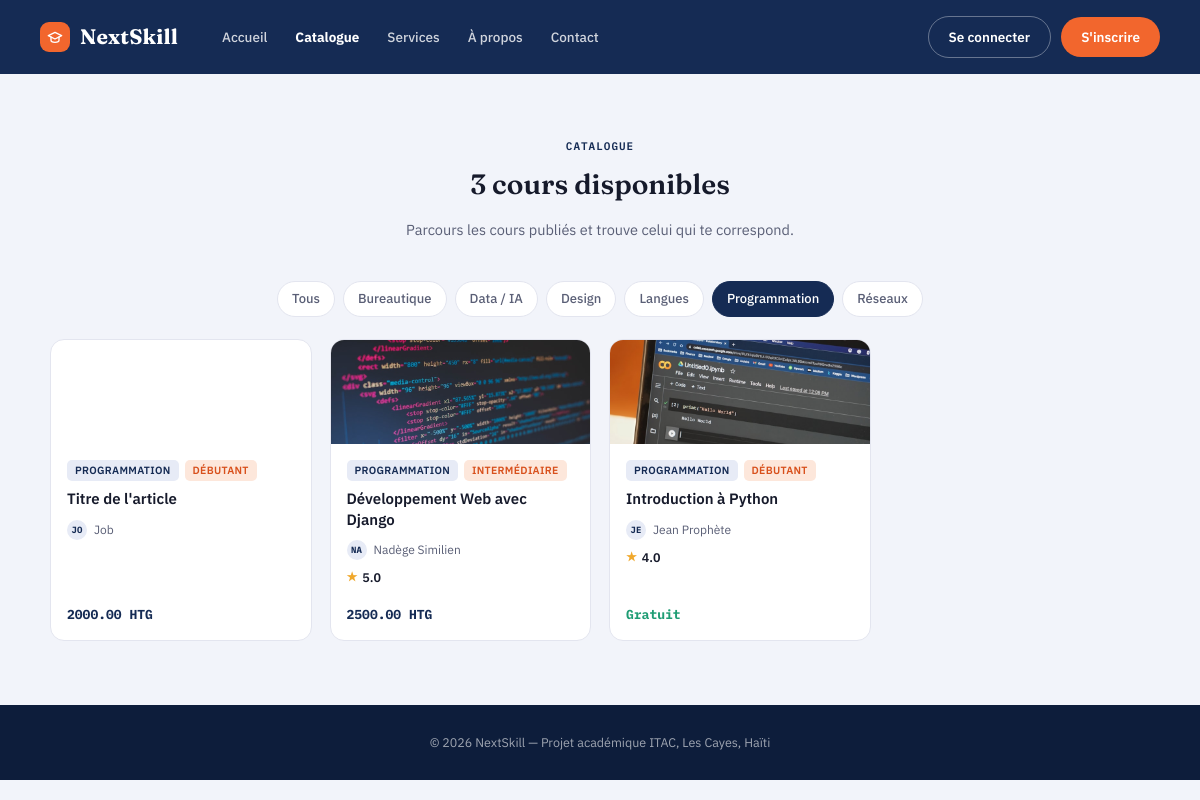
Page /catalogue/?categorie=7 on the committed database.
### courses/models.py (models this page shows, shortened)
class Categorie(models.Model):
    nom = models.CharField(max_length=100, unique=True)  # unique pour éviter les doublons de catégorie
    description = models.TextField(blank=True)  # facultative
    class Meta:
        verbose_name = "Catégorie"
        verbose_name_plural = "Catégories"
        ordering = ["nom"]  # tri alphabétique par défaut

class Cours(models.Model):
    class Niveau(models.TextChoices):  # niveau de difficulté affiché sur la fiche cours
        DEBUTANT = "debutant", "Débutant"
        INTERMEDIAIRE = "intermediaire", "Intermédiaire"
        AVANCE = "avance", "Avancé"
    class Statut(models.TextChoices):  # cycle de vie d'un cours, du brouillon à la publication
        BROUILLON = "brouillon", "Brouillon"
        EN_ATTENTE = "en_attente", "En attente de validation"  # soumis par le formateur, attend l'admin
        PUBLIE = "publie", "Publié"  # visible dans le catalogue public
        REJETE = "rejete", "Rejeté"  # refusé par l'administration
    titre = models.CharField(max_length=200)
    slug = models.SlugField(max_length=220, unique=True, blank=True)  # généré automatiquement dans save(), jamais saisi à la main
    description = models.TextField()  # obligatoire, contrairement à celle de Categorie
    niveau = models.CharField(max_length=20, choices=Niveau.choices, default=Niveau.DEBUTANT)
    langue = models.CharField(max_length=50, default="Français")
    prix = models.DecimalField(
        max_digits=8,  # jusqu'à 999999.99
        decimal_places=2,
        default=Decimal("0.00"),
        help_text="Prix du cours en gourdes. 0 = cours gratuit.",
    )
    image_couverture = models.ImageField(upload_to="cours/couvertures/", blank=True, null=True)  # affichée dans le catalogue et le détail
    statut = models.CharField(max_length=20, choices=Statut.choices, default=Statut.BROUILLON)
    date_creation = models.DateTimeField(auto_now_add=True)  # figée à la création
    date_maj = models.DateTimeField(auto_now=True)  # mise à jour à chaque save()
    formateur = models.ForeignKey(
        settings.AUTH_USER_MODEL,
        on_delete=models.CASCADE,  # si le formateur est supprimé, ses cours le sont aussi
        related_name="cours_crees",  # permet d'écrire utilisateur.cours_crees.all()
        limit_choices_to={"role": "formateur"},  # limite le champ dans l'admin aux comptes formateur
    )
    categorie = models.ForeignKey(
        Categorie,
        on_delete=models.PROTECT,  # empêche de supprimer une catégorie tant qu'un cours y est rattaché
        related_name="cours",
    )
    class Meta:
        verbose_name = "Cours"
        verbose_name_plural = "Cours"  # identique au singulier ("des cours"), sinon Django afficherait "Courss"
        ordering = ["-date_creation"]  # les plus récents en premier
    def save(self, *args, **kwargs):
        if not self.slug:  # ne régénère jamais un slug déjà existant, pour ne pas casser les URLs déjà partagées
            self.slug = slugify(self.titre)
        super().save(*args, **kwargs)  # enregistrement réel en base, délégué au parent

### accounts/models.py (models this page shows, shortened)
class Utilisateur(AbstractUser):
    class Role(models.TextChoices):  # énumération des rôles possibles (valeur stockée, libellé affiché)
        ETUDIANT = "etudiant", "Étudiant"  # rôle par défaut à l'inscription
        FORMATEUR = "formateur", "Formateur"  # crée et gère des cours
        ADMIN = "admin", "Administrateur"  # valide les cours et supervise la plateforme
    role = models.CharField(
        max_length=20,  # assez long pour contenir la plus longue valeur ("formateur")
        choices=Role.choices,  # limite les valeurs possibles aux 3 rôles définis ci-dessus
        default=Role.ETUDIANT,  # tout nouvel utilisateur est étudiant sauf indication contraire
        help_text="Détermine les permissions et l'interface affichée à l'utilisateur.",
    )
    photo_profil = models.ImageField(
        upload_to="profils/",  # sous-dossier de MEDIA_ROOT où sont stockées les photos
        blank=True,  # facultatif dans les formulaires
        null=True,  # peut être vide en base de données
    )
    bio = models.TextField(
        blank=True,  # facultatif : tous les utilisateurs n'ont pas besoin d'une bio
        help_text="Utilisé principalement pour la page publique d'un formateur.",
    )
    specialite = models.CharField(
        max_length=150,
        blank=True,  # requis uniquement pour un formateur (validé côté formulaire, pas ici)
        help_text="Domaine d'expertise du formateur (ex: Développement web, Data Science).",
    )
    date_inscription = models.DateTimeField(auto_now_add=True)  # rempli automatiquement à la création, jamais modifié ensuite
    class Meta:
        verbose_name = "Utilisateur"  # nom singulier affiché dans l'admin Django
        verbose_name_plural = "Utilisateurs"  # nom pluriel affiché dans l'admin Django
        ordering = ["-date_inscription"]  # les plus récents inscrits apparaissent en premier

### courses/views.py (the view)
# urls.py: path("catalogue/", views.catalogue, name="catalogue"),  # liste publique des cours publiés
def catalogue(request):
    cours_liste = Cours.objects.filter(statut=Cours.Statut.PUBLIE).select_related(
        "categorie", "formateur"  # évite une requête SQL par cours pour afficher sa catégorie/son formateur
    )
    categorie_id = request.GET.get("categorie")  # filtre optionnel passé en paramètre d'URL (?categorie=3)
    if categorie_id:
        cours_liste = cours_liste.filter(categorie_id=categorie_id)
    cours_liste = cours_liste.annotate(note_moyenne=Avg("avis__note"))  # calcule la moyenne des avis en une seule requête SQL
    return render(
        request,
        "courses/catalogue.html",
        {
            "cours_liste": cours_liste,
            "categories": Categorie.objects.all(),  # pour construire les filtres cliquables (chips)
            "categorie_active": categorie_id,  # pour surligner le filtre actuellement sélectionné
        },
    )

### courses/templates/courses/catalogue.html (shortened to what this page needs)
{% extends "pages/base.html" %}
{% block content %}
<section class="section" id="catalogue">
  <div class="section-head">
    <span class="eyebrow">Catalogue</span>
    <h2>{{ cours_liste|length }} cours disponible{{ cours_liste|length|pluralize }}</h2>
    <p>Parcours les cours publiés et trouve celui qui te correspond.</p>
  </div>
  <div class="filter-row">
    <a class="chip{% if not categorie_active %} active{% endif %}" href="{% url 'courses:catalogue' %}">Tous</a>
    {% for categorie in categories %}
      <a class="chip{% if categorie_active == categorie.id|stringformat:'s' %} active{% endif %}"
         href="{% url 'courses:catalogue' %}?categorie={{ categorie.id }}">{{ categorie.nom }}</a>
    {% endfor %}
  </div>
  {% if cours_liste %}
    <div class="course-grid">
      {% for cours in cours_liste %}
        <a class="course-card-full" href="{% url 'courses:detail' cours.slug %}">
          <div class="course-cover" {% if cours.image_couverture %}style="background-image:url('{{ cours.image_couverture.url }}');"{% endif %}>
          </div>
          <div class="course-body">
            <div class="course-tags">
              <span class="tag categorie">{{ cours.categorie.nom }}</span>
              <span class="tag niveau">{{ cours.get_niveau_display }}</span>
            </div>
            <div class="course-title">{{ cours.titre }}</div>
            <div class="instructor-mini">
              <div class="mini-avatar">{{ cours.formateur.username|slice:":2"|upper }}</div>
              <span>{{ cours.formateur.get_full_name|default:cours.formateur.username }}</span>
            </div>
            {% if cours.note_moyenne %}
              <div class="rating-row"><span class="stars">★</span> {{ cours.note_moyenne|floatformat:1 }}</div>
            {% endif %}
            <div class="course-card-footer">
              <div class="course-price{% if cours.prix == 0 %} gratuit{% endif %}">
                {% if cours.prix == 0 %}Gratuit{% else %}{{ cours.prix }} HTG{% endif %}
              </div>
            </div>
          </div>
        </a>
      {% endfor %}
    </div>
  {% else %}
    <p class="subtitle">Aucun cours publié pour le moment{% if categorie_active %} dans cette catégorie{% endif %}.</p>
  {% endif %}
</section>
{% endblock %}

### pages/static/pages/css/public.css (style rules this page uses)
:root { --bg:#F2F4FA; --surface:#FFFFFF; --surface-soft:#F8F9FD; --ink:#161A2B; --ink-soft:#5A5F76; --ink-faint:#9498AC; --line:#E3E5EF; --primary:#152B54; --primary-dark:#0D1D3B; --primary-tint:#E7EBF6; --accent:#F2662D; --accent-dark:#D8501C; --accent-tint:#FDE7DB; --done:#1F9D74; --done-tint:#E1F5EC; --danger:#C24545; --radius:14px; --radius-sm:8px; --shadow:0 1px 2px rgba(20,25,50,.04), 0 8px 24px -12px rgba(20,25,50,.12); --font-display:'Fraunces', serif; --font-body:'IBM Plex Sans', sans-serif; --font-mono:'IBM Plex Mono', monospace; }
* { box-sizing:border-box; }
html,body { margin:0;padding:0; }
body { background:var(--bg); color:var(--ink); font-family:var(--font-body); font-size:15px; line-height:1.5; -webkit-font-smoothing:antialiased; }
a { color:inherit;text-decoration:none; }
h2 { font-family:var(--font-display);font-weight:600;font-size:21px;margin:0 0 4px;color:var(--ink); }
.eyebrow { font-family:var(--font-mono);font-size:11px;letter-spacing:1px;text-transform:uppercase; color:var(--primary);font-weight:600;margin-bottom:8px;display:block; }
.section { padding:64px 40px;max-width:1180px;margin:0 auto; }
.section-head { text-align:center;max-width:560px;margin:0 auto 40px; }
.section-head .eyebrow { justify-content:center;text-align:center; }
.section-head h2 { font-size:28px; }
.section-head p { color:var(--ink-soft);font-size:14.5px; }
.filter-row { display:flex;gap:8px;margin-bottom:22px;flex-wrap:wrap;justify-content:center; }
.chip { border:1px solid var(--line);background:var(--surface); padding:7px 14px;border-radius:999px;font-size:13px;font-weight:500;color:var(--ink-soft); transition:all .15s; }
.chip.active { background:var(--primary);border-color:var(--primary);color:#fff; }
.course-grid { display:grid;grid-template-columns:repeat(auto-fill,minmax(260px,1fr));gap:18px; }
.course-card-full { background:var(--surface);border:1px solid var(--line);border-radius:var(--radius); overflow:hidden;transition:transform .15s, box-shadow .15s;display:flex;flex-direction:column; }
.course-cover { height:104px;background:linear-gradient(135deg,var(--primary),var(--primary-dark)); background-size:cover;background-position:center; display:flex;align-items:center;justify-content:center;position:relative; }
.course-body { padding:16px;display:flex;flex-direction:column;gap:8px;flex:1; }
.course-tags { display:flex;gap:6px; }
.tag { font-size:10.5px;font-weight:600;letter-spacing:.3px;text-transform:uppercase;padding:3px 8px;border-radius:5px; }
.tag.niveau { background:var(--accent-tint);color:var(--accent-dark); }
.tag.categorie { background:var(--primary-tint);color:var(--primary); }
.course-title { font-weight:600;font-size:15px;line-height:1.35;color:var(--ink); }
.course-price { font-family:var(--font-mono);font-size:13px;font-weight:700;color:var(--primary); }
.course-price.gratuit { color:var(--done); }
.instructor-mini { display:flex;align-items:center;gap:7px;font-size:12px;color:var(--ink-soft);margin-top:2px; }
.mini-avatar { width:20px;height:20px;border-radius:50%;background:var(--primary-tint);color:var(--primary); display:flex;align-items:center;justify-content:center;font-size:9px;font-weight:700;font-family:var(--font-mono);flex:none; }
.rating-row { display:flex;align-items:center;gap:5px;font-size:12.5px;font-weight:600;color:var(--ink); }
.rating-row .stars { color:#F0A82C;font-size:12px; }
.course-card-footer { display:flex;align-items:center;justify-content:space-between;margin-top:auto;padding-top:10px; }

### rows in the picture
Categorie: nom "Bureautique"
Categorie: nom "Data / IA"
Categorie: nom "Design"
Categorie: nom "Langues"
Categorie: nom "Programmation"
Categorie: nom "Réseaux"
Cours: categorie.nom "PROGRAMMATION", niveau "DÉBUTANT", titre "Titre de l'article", formateur.username "JO", formateur.get_full_name "Job", prix "2000.00"
Cours: image_couverture (picture), categorie.nom "PROGRAMMATION", niveau "INTERMÉDIAIRE", titre "Développement Web avec Django", formateur.username "NA", formateur.get_full_name "Nadège Similien", note_moyenne "5.0", prix "2500.00"
Cours: image_couverture (picture), categorie.nom "PROGRAMMATION", niveau "DÉBUTANT", titre "Introduction à Python", formateur.username "JE", formateur.get_full_name "Jean Prophète", note_moyenne "4.0", prix "Gratuit"

### other values in the picture
{{ cours_liste|length }} "3"
